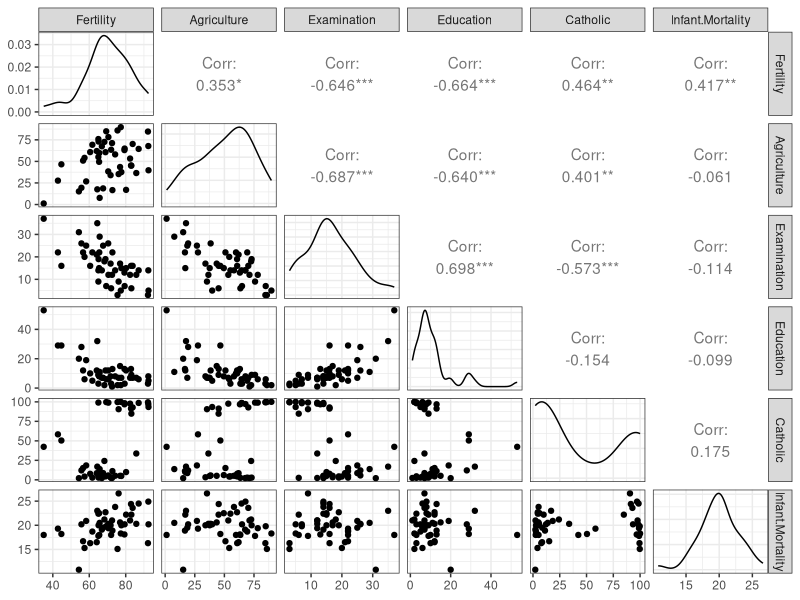
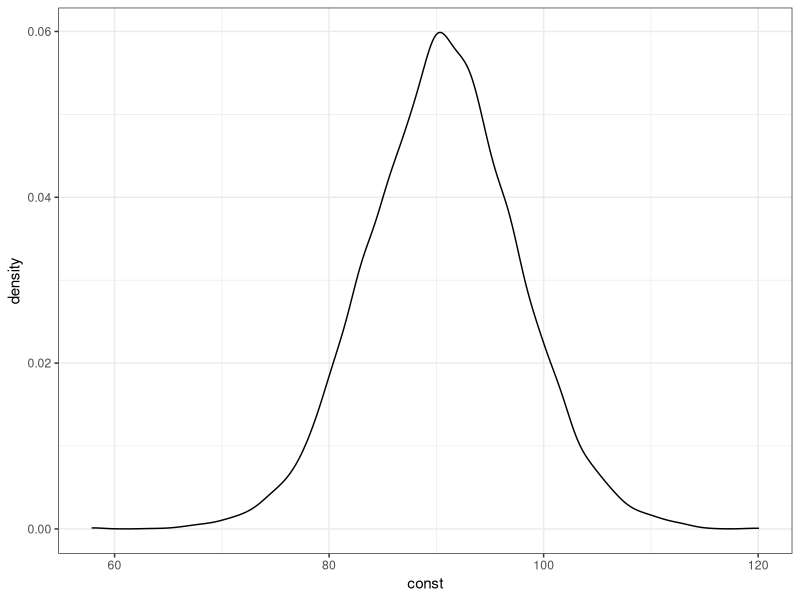
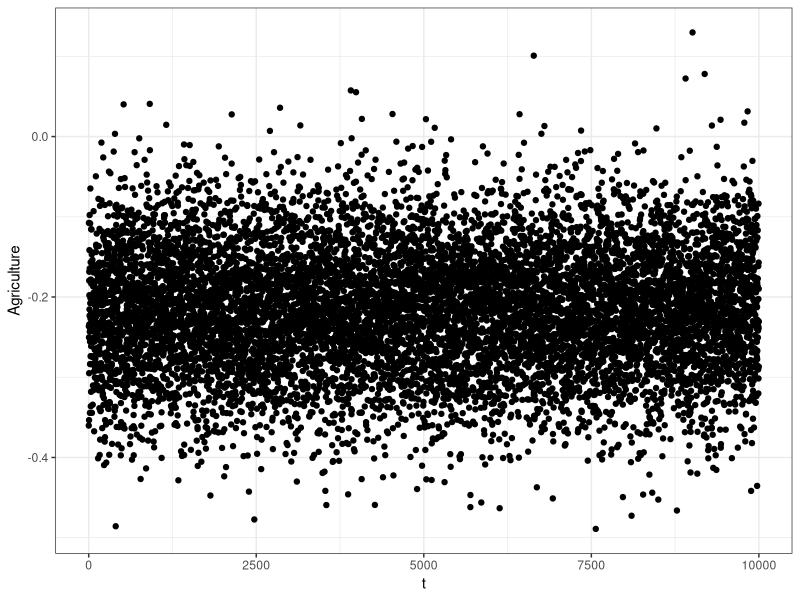

Here is the R script that generated these plots, in order:
## ---- chunk 1
library("MCMCpack")
library("ggplot2")
library("GGally")
## ---- chunk 2
h <- swiss
str(h)
## ---- chunk 3
theme_set(theme_bw())
# plotmatrix(h)
ggpairs(h)
## ---- chunk 4
formula <- Fertility ~ Agriculture + Examination + Catholic + Education
## ---- chunk 5
m1 <- lm(formula, data = h)
summary(m1)
## ---- chunk 6
priors <- c(2, 0.8, 0.5, 0.3, -5)
## ---- chunk 7
m1.mcmc <- MCMCregress(formula, data = h, 
                       b0 = priors, B0 = 0.0001)
summary(m1.mcmc)
## ---- chunk 8
str(m1.mcmc)
## ---- chunk 9
beta.sample <- as.data.frame(m1.mcmc)
beta.sample$t <- 1:nrow(beta.sample) # добавим номер элемента последовательности
str(beta.sample)
## ---- chunk 10
colnames(beta.sample)[1] <- "const"
## ---- chunk 11
ggplot(beta.sample,aes(x = const)) + geom_density()
qplot(t, Agriculture, data = beta.sample)
## ---- chunk 12
priors <- c(0.2, 0.1, 0.2, -0.3, -0.1) 
## ---- chunk 13
m1.mcmc <- MCMCregress(formula, data = h, 
                       b0 = priors, B0 = 0.0001) 
summary(m1.mcmc)
